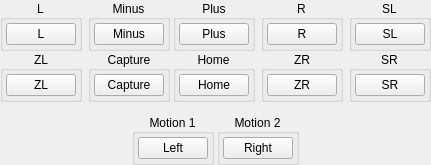
         <widget class="QWidget" name="bottomMiddle" native="true">
          <layout class="QVBoxLayout" stretch="0,0,0">
           <property name="spacing">
            <number>6</number>
           </property>
           <property name="leftMargin">
            <number>0</number>
           </property>
           <property name="topMargin">
            <number>0</number>
           </property>
           <property name="rightMargin">
            <number>0</number>
           </property>
           <property name="bottomMargin">
            <number>0</number>
           </property>
           <item>
            <layout class="QHBoxLayout" name="shoulderButtons">
             <property name="spacing">
              <number>3</number>
             </property>
             <item>
              <widget class="QWidget" name="buttonShoulderButtonsLeft" native="true">
               <layout class="QVBoxLayout" name="buttonShoulderButtonsLeftVerticalLayout">
                <property name="spacing">
                 <number>0</number>
                </property>
                <property name="leftMargin">
                 <number>0</number>
                </property>
                <property name="topMargin">
                 <number>0</number>
                </property>
                <property name="rightMargin">
                 <number>0</number>
                </property>
                <property name="bottomMargin">
                 <number>0</number>
                </property>
                <item>
                 <widget class="QGroupBox" name="buttonShoulderButtonsButtonLGroup">
                  <property name="title">
                   <string>L</string>
                  </property>
                  <property name="alignment">
                   <set>Qt::AlignCenter</set>
                  </property>
                  <layout class="QVBoxLayout" name="buttonShoulderButtonsLVerticalLayout">
                   <property name="spacing">
                    <number>3</number>
                   </property>
                   <property name="leftMargin">
                    <number>3</number>
                   </property>
                   <property name="topMargin">
                    <number>3</number>
                   </property>
                   <property name="rightMargin">
                    <number>3</number>
                   </property>
                   <property name="bottomMargin">
                    <number>3</number>
                   </property>
                   <item>
                    <widget class="QPushButton" name="buttonL">
                     <property name="minimumSize">
                      <size>
                       <width>70</width>
                       <height>0</height>
                      </size>
                     </property>
                     <property name="maximumSize">
                      <size>
                       <width>68</width>
                       <height>16777215</height>
                      </size>
                     </property>
                     <property name="styleSheet">
                      <string notr="true">min-width: 68px;</string>
                     </property>
                     <property name="text">
                      <string>L</string>
                     </property>
                    </widget>
                   </item>
                  </layout>
                 </widget>
                </item>
                <item>
                 <widget class="QGroupBox" name="buttonShoulderButtonsButtonZLGroup">
                  <property name="title">
                   <string>ZL</string>
                  </property>
                  <property name="alignment">
                   <set>Qt::AlignCenter</set>
                  </property>
                  <layout class="QVBoxLayout" name="buttonShoulderButtonsZLVerticalLayout">
                   <property name="spacing">
                    <number>3</number>
                   </property>
                   <property name="leftMargin">
                    <number>3</number>
                   </property>
                   <property name="topMargin">
                    <number>3</number>
                   </property>
                   <property name="rightMargin">
                    <number>3</number>
                   </property>
                   <property name="bottomMargin">
                    <number>3</number>
                   </property>
                   <item>
                    <widget class="QPushButton" name="buttonZL">
                     <property name="minimumSize">
                      <size>
                       <width>70</width>
                       <height>0</height>
                      </size>
                     </property>
                     <property name="maximumSize">
                      <size>
                       <width>68</width>
                       <height>16777215</height>
                      </size>
                     </property>
                     <property name="styleSheet">
                      <string notr="true">min-width: 68px;</string>
                     </property>
                     <property name="text">
                      <string>ZL</string>
                     </property>
                    </widget>
                   </item>
                  </layout>
                 </widget>
                </item>
               </layout>
              </widget>
             </item>
             <item>
              <widget class="QWidget" name="horizontalSpacerShoulderButtonsWidget" native="true">
               <layout class="QHBoxLayout" name="horizontalSpacerShoulderButtonsWidgetLayout">
                <property name="spacing">
                 <number>0</number>
                </property>
                <property name="leftMargin">
                 <number>0</number>
                </property>
                <property name="topMargin">
                 <number>0</number>
                </property>
                <property name="rightMargin">
                 <number>0</number>
                </property>
                <property name="bottomMargin">
                 <number>0</number>
                </property>
                <item>
                 <spacer name="horizontalSpacerShoulderButtons1">
                  <property name="orientation">
                   <enum>Qt::Horizontal</enum>
                  </property>
                  <property name="sizeHint" stdset="0">
                   <size>
                    <width>0</width>
                    <height>20</height>
                   </size>
                  </property>
                 </spacer>
                </item>
               </layout>
              </widget>
             </item>
             <item>
              <widget class="QWidget" name="buttonMiscButtonsMinusScreenshot" native="true">
               <layout class="QVBoxLayout" name="buttonMiscButtonsMinusScreenshotVerticalLayout">
                <property name="spacing">
                 <number>0</number>
                </property>
                <property name="leftMargin">
                 <number>0</number>
                </property>
                <property name="topMargin">
                 <number>0</number>
                </property>
                <property name="rightMargin">
                 <number>0</number>
                </property>
                <property name="bottomMargin">
                 <number>0</number>
                </property>
                <item alignment="Qt::AlignHCenter">
                 <widget class="QGroupBox" name="buttonMiscButtonsMinusGroup">
                  <property name="title">
                   <string>Minus</string>
                  </property>
                  <property name="alignment">
                   <set>Qt::AlignCenter</set>
                  </property>
                  <layout class="QVBoxLayout" name="buttonMiscMinusVerticalLayout">
                   <property name="spacing">
                    <number>3</number>
                   </property>
                   <property name="leftMargin">
                    <number>3</number>
                   </property>
                   <property name="topMargin">
                    <number>3</number>
                   </property>
                   <property name="rightMargin">
                    <number>3</number>
                   </property>
                   <property name="bottomMargin">
                    <number>3</number>
                   </property>
                   <item>
                    <widget class="QPushButton" name="buttonMinus">
                     <property name="minimumSize">
                      <size>
                       <width>70</width>
                       <height>0</height>
                      </size>
                     </property>
                     <property name="maximumSize">
                      <size>
                       <width>68</width>
                       <height>16777215</height>
                      </size>
                     </property>
                     <property name="styleSheet">
                      <string notr="true">min-width: 68px;</string>
                     </property>
                     <property name="text">
                      <string>Minus</string>
                     </property>
                    </widget>
                   </item>
                  </layout>
                 </widget>
                </item>
                <item alignment="Qt::AlignHCenter">
                 <widget class="QGroupBox" name="buttonMiscButtonsScreenshotGroup">
                  <property name="title">
                   <string>Capture</string>
                  </property>
                  <property name="alignment">
                   <set>Qt::AlignCenter</set>
                  </property>
                  <layout class="QVBoxLayout" name="buttonMiscScrCapVerticalLayout">
                   <property name="spacing">
                    <number>3</number>
                   </property>
                   <property name="leftMargin">
                    <number>3</number>
                   </property>
                   <property name="topMargin">
                    <number>3</number>
                   </property>
                   <property name="rightMargin">
                    <number>3</number>
                   </property>
                   <property name="bottomMargin">
                    <number>3</number>
                   </property>
                   <item>
                    <widget class="QPushButton" name="buttonScreenshot">
                     <property name="minimumSize">
                      <size>
                       <width>70</width>
                       <height>0</height>
                      </size>
                     </property>
                     <property name="maximumSize">
                      <size>
                       <width>68</width>
                       <height>16777215</height>
                      </size>
                     </property>
                     <property name="styleSheet">
                      <string notr="true">min-width: 68px;</string>
                     </property>
                     <property name="text">
                      <string>Capture</string>
                     </property>
                    </widget>
                   </item>
                  </layout>
                 </widget>
                </item>
               </layout>
              </widget>
             </item>
             <item>
              <widget class="QWidget" name="buttonMiscButtonsPlusHome" native="true">
               <layout class="QVBoxLayout" name="buttonMiscButtonsPlusHomeVerticalLayout">
                <property name="spacing">
                 <number>0</number>
                </property>
                <property name="leftMargin">
                 <number>0</number>
                </property>
                <property name="topMargin">
                 <number>0</number>
                </property>
                <property name="rightMargin">
                 <number>0</number>
                </property>
                <property name="bottomMargin">
                 <number>0</number>
                </property>
                <item alignment="Qt::AlignHCenter">
                 <widget class="QGroupBox" name="buttonMiscButtonsPlusGroup">
                  <property name="title">
                   <string>Plus</string>
                  </property>
                  <property name="alignment">
                   <set>Qt::AlignCenter</set>
                  </property>
                  <layout class="QVBoxLayout" name="buttonMiscPlusVerticalLayout">
                   <property name="spacing">
                    <number>3</number>
                   </property>
                   <property name="leftMargin">
                    <number>3</number>
                   </property>
                   <property name="topMargin">
                    <number>3</number>
                   </property>
                   <property name="rightMargin">
                    <number>3</number>
                   </property>
                   <property name="bottomMargin">
                    <number>3</number>
                   </property>
                   <item>
                    <widget class="QPushButton" name="buttonPlus">
                     <property name="minimumSize">
                      <size>
                       <width>70</width>
                       <height>0</height>
                      </size>
                     </property>
                     <property name="maximumSize">
                      <size>
                       <width>68</width>
                       <height>16777215</height>
                      </size>
                     </property>
                     <property name="styleSheet">
                      <string notr="true">min-width: 68px;</string>
                     </property>
                     <property name="text">
                      <string>Plus</string>
                     </property>
                    </widget>
                   </item>
                  </layout>
                 </widget>
                </item>
                <item alignment="Qt::AlignHCenter">
                 <widget class="QGroupBox" name="buttonMiscButtonsHomeGroup">
                  <property name="title">
                   <string>Home</string>
                  </property>
                  <property name="alignment">
                   <set>Qt::AlignCenter</set>
                  </property>
                  <layout class="QVBoxLayout" name="buttonMiscHomeVerticalLayout">
                   <property name="spacing">
                    <number>3</number>
                   </property>
                   <property name="leftMargin">
                    <number>3</number>
                   </property>
                   <property name="topMargin">
                    <number>3</number>
                   </property>
                   <property name="rightMargin">
                    <number>3</number>
                   </property>
                   <property name="bottomMargin">
                    <number>3</number>
                   </property>
                   <item>
                    <widget class="QPushButton" name="buttonHome">
                     <property name="minimumSize">
                      <size>
                       <width>70</width>
                       <height>0</height>
                      </size>
                     </property>
                     <property name="maximumSize">
                      <size>
                       <width>68</width>
                       <height>16777215</height>
                      </size>
                     </property>
                     <property name="styleSheet">
                      <string notr="true">min-width: 68px;</string>
                     </property>
                     <property name="text">
                      <string>Home</string>
                     </property>
                    </widget>
                   </item>
                  </layout>
                 </widget>
                </item>
               </layout>
              </widget>
             </item>
             <item>
              <widget class="QWidget" name="horizontalSpacerShoulderButtonsWidget3" native="true">
               <layout class="QHBoxLayout" name="horizontalSpacerShoulderButtonsWidget3Layout">
                <property name="spacing">
                 <number>0</number>
                </property>
                <property name="leftMargin">
                 <number>0</number>
                </property>
                <property name="topMargin">
                 <number>0</number>
                </property>
                <property name="rightMargin">
                 <number>0</number>
                </property>
                <property name="bottomMargin">
                 <number>0</number>
                </property>
                <item>
                 <spacer name="horizontalSpacerShoulderButtons2">
                  <property name="orientation">
                   <enum>Qt::Horizontal</enum>
                  </property>
                  <property name="sizeHint" stdset="0">
                   <size>
                    <width>0</width>
                    <height>20</height>
                   </size>
                  </property>
                 </spacer>
                </item>
               </layout>
              </widget>
             </item>
             <item>
              <widget class="QWidget" name="buttonShoulderButtonsRight" native="true">
               <layout class="QVBoxLayout" name="buttonShoulderButtonsRightVerticalLayout">
                <property name="spacing">
                 <number>0</number>
                </property>
                <property name="leftMargin">
                 <number>0</number>
                </property>
                <property name="topMargin">
                 <number>0</number>
                </property>
                <property name="rightMargin">
                 <number>0</number>
                </property>
                <property name="bottomMargin">
                 <number>0</number>
                </property>
                <item>
                 <widget class="QGroupBox" name="buttonShoulderButtonsRGroup">
                  <property name="title">
                   <string>R</string>
                  </property>
                  <property name="alignment">
                   <set>Qt::AlignCenter</set>
                  </property>
                  <layout class="QVBoxLayout" name="buttonShoulderButtonsRVerticalLayout">
                   <property name="spacing">
                    <number>3</number>
                   </property>
                   <property name="leftMargin">
                    <number>3</number>
                   </property>
                   <property name="topMargin">
                    <number>3</number>
                   </property>
                   <property name="rightMargin">
                    <number>3</number>
                   </property>
                   <property name="bottomMargin">
                    <number>3</number>
                   </property>
                   <item>
                    <widget class="QPushButton" name="buttonR">
                     <property name="minimumSize">
                      <size>
                       <width>70</width>
                       <height>0</height>
                      </size>
                     </property>
                     <property name="maximumSize">
                      <size>
                       <width>68</width>
                       <height>16777215</height>
                      </size>
                     </property>
                     <property name="styleSheet">
                      <string notr="true">min-width: 68px;</string>
                     </property>
                     <property name="text">
                      <string>R</string>
                     </property>
                    </widget>
                   </item>
                  </layout>
                 </widget>
                </item>
                <item>
                 <widget class="QGroupBox" name="buttonShoulderButtonsZRGroup">
                  <property name="title">
                   <string>ZR</string>
                  </property>
                  <property name="alignment">
                   <set>Qt::AlignCenter</set>
                  </property>
                  <layout class="QVBoxLayout" name="buttonShoulderButtonsZRVerticalLayout">
                   <property name="spacing">
                    <number>3</number>
                   </property>
                   <property name="leftMargin">
                    <number>3</number>
                   </property>
                   <property name="topMargin">
                    <number>3</number>
                   </property>
                   <property name="rightMargin">
                    <number>3</number>
                   </property>
                   <property name="bottomMargin">
                    <number>3</number>
                   </property>
                   <item>
                    <widget class="QPushButton" name="buttonZR">
                     <property name="minimumSize">
                      <size>
                       <width>70</width>
                       <height>0</height>
                      </size>
                     </property>
                     <property name="maximumSize">
                      <size>
                       <width>68</width>
                       <height>16777215</height>
                      </size>
                     </property>
                     <property name="styleSheet">
                      <string notr="true">min-width: 68px;</string>
                     </property>
                     <property name="text">
                      <string>ZR</string>
                     </property>
                    </widget>
                   </item>
                  </layout>
                 </widget>
                </item>
               </layout>
              </widget>
             </item>
             <item>
              <widget class="QWidget" name="horizontalSpacerShoulderButtonsWidget2" native="true">
               <layout class="QHBoxLayout" name="horizontalSpacerShoulderButtonsWidget2Layout">
                <property name="spacing">
                 <number>0</number>
                </property>
                <property name="leftMargin">
                 <number>0</number>
                </property>
                <property name="topMargin">
                 <number>0</number>
                </property>
                <property name="rightMargin">
                 <number>0</number>
                </property>
                <property name="bottomMargin">
                 <number>0</number>
                </property>
                <item>
                 <spacer name="horizontalSpacerShoulderButtons3">
                  <property name="orientation">
                   <enum>Qt::Horizontal</enum>
                  </property>
                  <property name="sizeHint" stdset="0">
                   <size>
                    <width>0</width>
                    <height>20</height>
                   </size>
                  </property>
                 </spacer>
                </item>
               </layout>
              </widget>
             </item>
             <item>
              <widget class="QWidget" name="buttonShoulderButtonsSLSR" native="true">
               <layout class="QVBoxLayout" name="buttonShoulderButtonsSLSRVerticalLayout">
                <property name="spacing">
                 <number>0</number>
                </property>
                <property name="leftMargin">
                 <number>0</number>
                </property>
                <property name="topMargin">
                 <number>0</number>
                </property>
                <property name="rightMargin">
                 <number>0</number>
                </property>
                <property name="bottomMargin">
                 <number>0</number>
                </property>
                <item alignment="Qt::AlignHCenter">
                 <widget class="QGroupBox" name="buttonShoulderButtonsSLGroup">
                  <property name="title">
                   <string>SL</string>
                  </property>
                  <property name="alignment">
                   <set>Qt::AlignCenter</set>
                  </property>
                  <layout class="QVBoxLayout" name="buttonShoulderButtonsSLVerticalLayout">
                   <property name="spacing">
                    <number>3</number>
                   </property>
                   <property name="leftMargin">
                    <number>3</number>
                   </property>
                   <property name="topMargin">
                    <number>3</number>
                   </property>
                   <property name="rightMargin">
                    <number>3</number>
                   </property>
                   <property name="bottomMargin">
                    <number>3</number>
                   </property>
                   <item>
                    <widget class="QPushButton" name="buttonSL">
                     <property name="minimumSize">
                      <size>
                       <width>70</width>
                       <height>0</height>
                      </size>
                     </property>
                     <property name="maximumSize">
                      <size>
                       <width>68</width>
                       <height>16777215</height>
                      </size>
                     </property>
                     <property name="styleSheet">
                      <string notr="true">min-width: 68px;</string>
                     </property>
                     <property name="text">
                      <string>SL</string>
                     </property>
                    </widget>
                   </item>
                  </layout>
                 </widget>
                </item>
                <item alignment="Qt::AlignHCenter">
                 <widget class="QGroupBox" name="buttonShoulderButtonsSRGroup">
                  <property name="title">
                   <string>SR</string>
                  </property>
                  <property name="alignment">
                   <set>Qt::AlignCenter</set>
                  </property>
                  <layout class="QVBoxLayout" name="buttonShoulderButtonsSRVerticalLayout">
                   <property name="spacing">
                    <number>3</number>
                   </property>
                   <property name="leftMargin">
                    <number>3</number>
                   </property>
                   <property name="topMargin">
                    <number>3</number>
                   </property>
                   <property name="rightMargin">
                    <number>3</number>
                   </property>
                   <property name="bottomMargin">
                    <number>3</number>
                   </property>
                   <item>
                    <widget class="QPushButton" name="buttonSR">
                     <property name="minimumSize">
                      <size>
                       <width>70</width>
                       <height>0</height>
                      </size>
                     </property>
                     <property name="maximumSize">
                      <size>
                       <width>68</width>
                       <height>16777215</height>
                      </size>
                     </property>
                     <property name="styleSheet">
                      <string notr="true">min-width: 68px;</string>
                     </property>
                     <property name="text">
                      <string>SR</string>
                     </property>
                    </widget>
                   </item>
                  </layout>
                 </widget>
                </item>
               </layout>
              </widget>
             </item>
            </layout>
           </item>
            <item>
              <widget class="PlayerControlPreview" name="controllerFrame">
                <property name="sizePolicy">
                  <sizepolicy hsizetype="Expanding" vsizetype="Expanding">
                    <horstretch>0</horstretch>
                    <verstretch>0</verstretch>
                  </sizepolicy>
                </property>
                <property name="font">
                  <font>
                    <weight>75</weight>
                    <bold>true</bold>
                  </font>
                </property>
                <property name="styleSheet">
                  <string notr="true">image: url(:/controller/pro);</string>
                </property>
                <layout class="QVBoxLayout" name="verticalLayout_4">
                  <property name="leftMargin">
                    <number>0</number>
                  </property>
                  <property name="topMargin">
                    <number>0</number>
                  </property>
                  <property name="rightMargin">
                    <number>0</number>
                  </property>
                  <property name="bottomMargin">
                    <number>0</number>
                  </property>
                </layout>
              </widget>
            </item>
           <item>
            <layout class="QHBoxLayout" name="miscButtons">
             <property name="spacing">
              <number>3</number>
             </property>
             <property name="topMargin">
              <number>0</number>
             </property>
             <item>
              <spacer name="horizontalSpacerMiscButtons1">
               <property name="orientation">
                <enum>Qt::Horizontal</enum>
               </property>
               <property name="sizeHint" stdset="0">
                <size>
                 <width>20</width>
                 <height>20</height>
                </size>
               </property>
              </spacer>
             </item>
             <item>
              <widget class="QGroupBox" name="buttonMotionLeftGroup">
               <property name="title">
                <string>Motion 1</string>
               </property>
               <property name="alignment">
                <set>Qt::AlignCenter</set>
               </property>
               <layout class="QVBoxLayout" name="buttonDpadLeftVerticalLayout_2">
                <property name="spacing">
                 <number>3</number>
                </property>
                <property name="leftMargin">
                 <number>3</number>
                </property>
                <property name="topMargin">
                 <number>3</number>
                </property>
                <property name="rightMargin">
                 <number>3</number>
                </property>
                <property name="bottomMargin">
                 <number>3</number>
                </property>
                <item>
                 <widget class="QPushButton" name="buttonMotionLeft">
                  <property name="minimumSize">
                   <size>
                    <width>70</width>
                    <height>0</height>
                   </size>
                  </property>
                  <property name="maximumSize">
                   <size>
                    <width>68</width>
                    <height>16777215</height>
                   </size>
                  </property>
                  <property name="styleSheet">
                   <string notr="true">min-width: 68px;</string>
                  </property>
                  <property name="text">
                   <string>Left</string>
                  </property>
                 </widget>
                </item>
               </layout>
              </widget>
             </item>
             <item>
              <widget class="QGroupBox" name="buttonMotionRightGroup">
               <property name="title">
                <string>Motion 2</string>
               </property>
               <property name="alignment">
                <set>Qt::AlignCenter</set>
               </property>
               <layout class="QVBoxLayout" name="buttonDpadRightVerticalLayout_2">
                <property name="spacing">
                 <number>3</number>
                </property>
                <property name="leftMargin">
                 <number>3</number>
                </property>
                <property name="topMargin">
                 <number>3</number>
                </property>
                <property name="rightMargin">
                 <number>3</number>
                </property>
                <property name="bottomMargin">
                 <number>3</number>
                </property>
                <item>
                 <widget class="QPushButton" name="buttonMotionRight">
                  <property name="minimumSize">
                   <size>
                    <width>70</width>
                    <height>0</height>
                   </size>
                  </property>
                  <property name="maximumSize">
                   <size>
                    <width>68</width>
                    <height>16777215</height>
                   </size>
                  </property>
                  <property name="styleSheet">
                   <string notr="true">min-width: 68px;</string>
                  </property>
                  <property name="text">
                   <string>Right</string>
                  </property>
                 </widget>
                </item>
               </layout>
              </widget>
             </item>
             <item>
              <spacer name="horizontalSpacerMiscButtons4">
               <property name="orientation">
                <enum>Qt::Horizontal</enum>
               </property>
               <property name="sizeHint" stdset="0">
                <size>
                 <width>20</width>
                 <height>20</height>
                </size>
               </property>
              </spacer>
             </item>
            </layout>
           </item>
          </layout>
         </widget>
